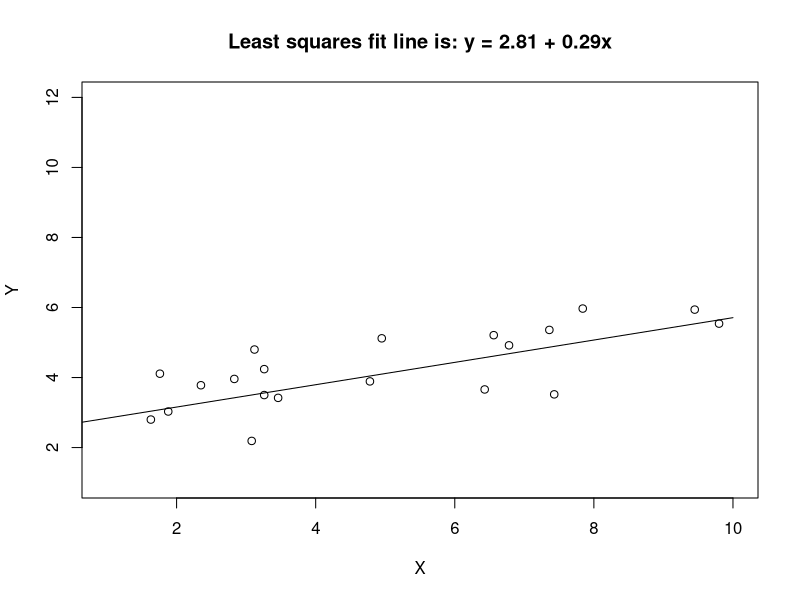

Reproduce this figure in R.
# REGRESSION program - Chapter 13

# Set bTrue to the true regression weight 
# Set aTrue to the true intercept 
# Set sampleSize for the desired number of sample points

chap13 <- function() {
	bTrue <- .25
	aTrue <- 3
	sampleSize <- 20
	
	X <- round(runif(sampleSize,1,10),digits=2)
	Y <- round(aTrue + bTrue*X + rnorm(length(X),0,1),digits=2)
	DataMatrix <- matrix(paste("(",X,",",Y,")",sep=""),ceiling(sampleSize/5),5)
      dimnames(DataMatrix) <- list(c("","","",""),c("","","","",""))

      cat("\n\n","Scatterplot Data Points","\n")
	print(DataMatrix,quote=F,min.colwidth=11,prefix.width=0)
	
	sampleReg <- lsfit(X,Y)
	bSample <- round(sampleReg$coef[2],digits=2)
	aSample <- round(sampleReg$coef[1],digits=2)
	regTitle <- paste("Least squares fit line is: y = ",aSample," + ",bSample,"x",sep="")
	trueEq <- paste("True regression line is: y = ",aTrue," + ",bTrue,"x",sep="")
	corrCoef <- paste("r = ",round(cor(X,Y),digits=2)," (slope using standard scores for X and Y)",sep="")
	
      yBounds <- c(floor(min(Y)-2*bSample),ceiling(max(Y)+2*aSample))
	plot(X,Y,main=regTitle,xlim=c(1,10),ylim=yBounds)
	lines(c(0,10),c(aSample+bSample*(-1),aSample+bSample*10),type="l")
	cat("\n\n",trueEq,"\n",regTitle,"\n",corrCoef,"\n")
	}

chap13()
